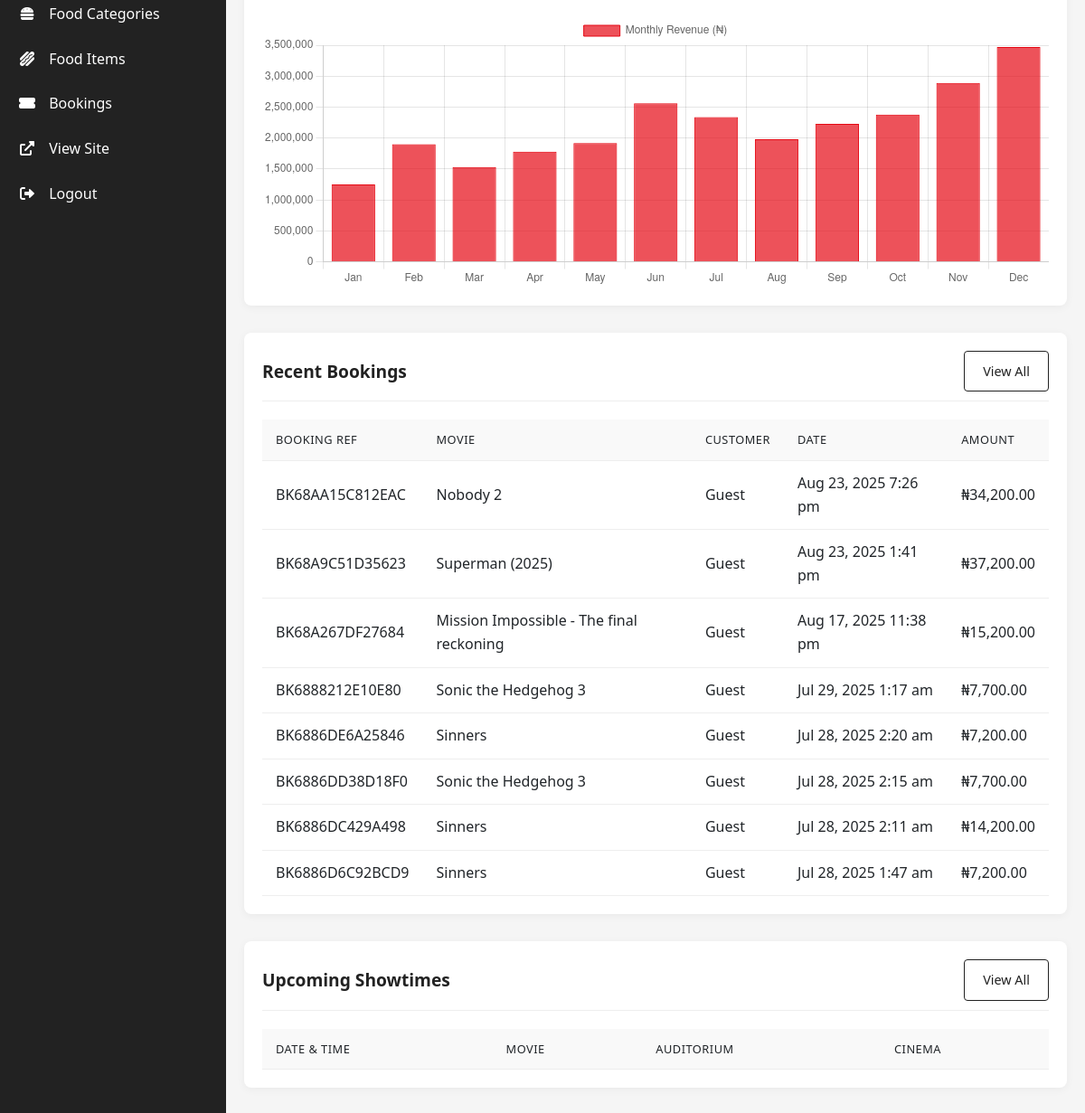
Page /admin/dashboard.php (signed in, lower part) on the earlier database version.
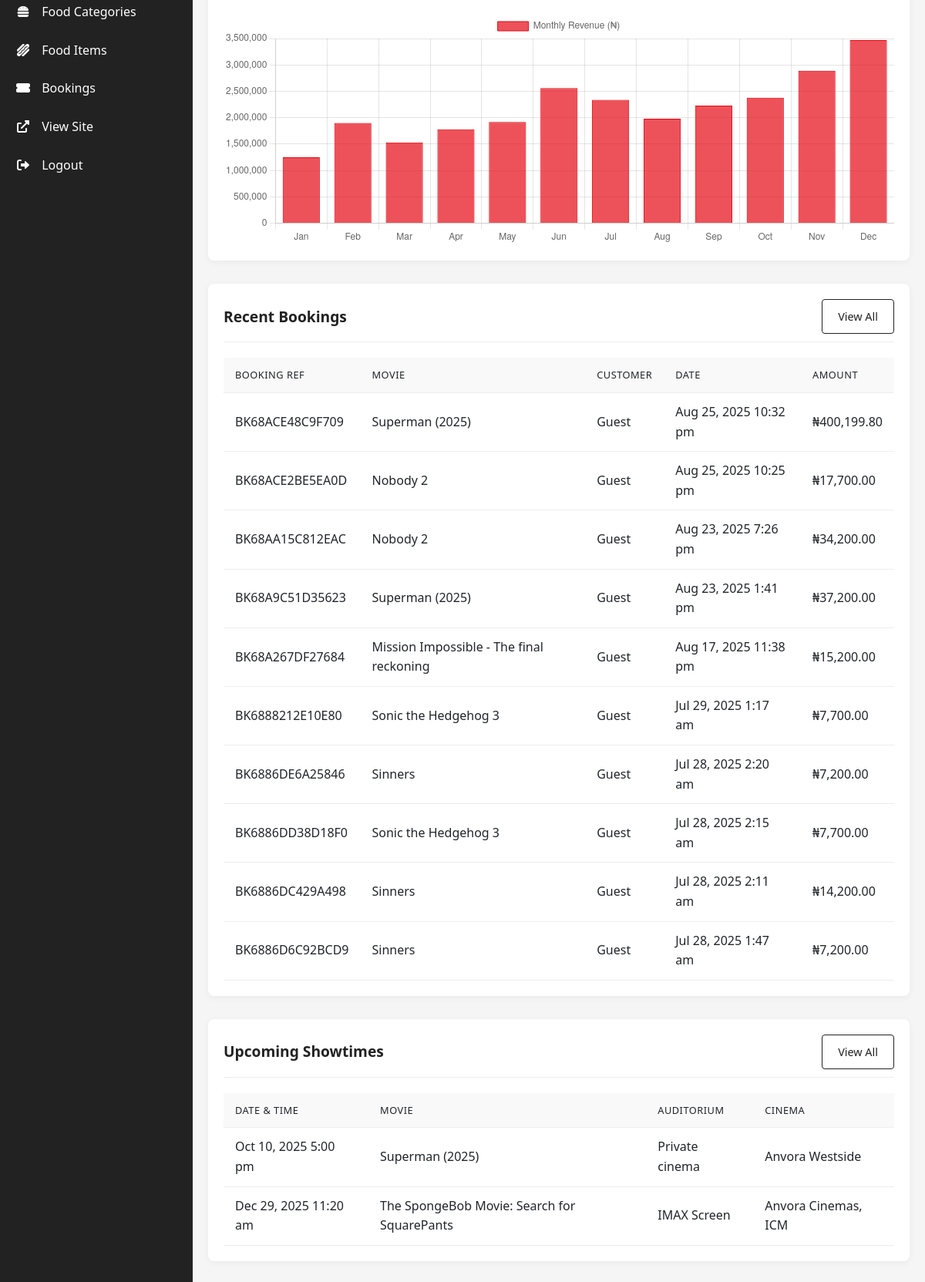
Same page on the later database version.
### tables this page shows
CREATE TABLE `bookings` (
  `booking_id` int(11) NOT NULL,
  `user_id` int(11) DEFAULT NULL COMMENT 'NULL for guest bookings',
  `guest_email` varchar(100) DEFAULT NULL COMMENT 'For guest bookings',
  `guest_name` varchar(100) DEFAULT NULL COMMENT 'For guest bookings',
  `showtime_id` int(11) NOT NULL,
  `booking_date` timestamp NOT NULL DEFAULT current_timestamp(),
  `total_amount` decimal(8,2) NOT NULL,
  `booking_reference` varchar(20) NOT NULL,
  `status` enum('confirmed','cancelled','completed') DEFAULT 'confirmed',
  `guest_phone` varchar(20) DEFAULT NULL,
  `seat_number` text NOT NULL COMMENT 'JSON array of booked seats',
  `tickets_subtotal` decimal(10,2) NOT NULL COMMENT 'Price before fees',
  `service_fee` decimal(10,2) NOT NULL DEFAULT 200.00 COMMENT 'Fixed service charge',
  `food_subtotal` decimal(10,2) NOT NULL DEFAULT 0.00,
  `food_items` text DEFAULT NULL,
  `cinema_id` int(11) DEFAULT NULL COMMENT 'Reference to cinema location',
  `auditorium_id` int(11) DEFAULT NULL COMMENT 'Reference to auditorium',
  `movie_title` varchar(255) DEFAULT NULL COMMENT 'Cached movie title for reference',
  `showtime_datetime` datetime DEFAULT NULL COMMENT 'Cached showtime date/time'
);

CREATE TABLE `movies` (
  `movie_id` int(11) NOT NULL,
  `title` varchar(100) NOT NULL,
  `description` text DEFAULT NULL,
  `duration` int(11) NOT NULL COMMENT 'Duration in minutes',
  `release_date` date NOT NULL,
  `age_rating` varchar(10) NOT NULL,
  `director` varchar(100) DEFAULT NULL,
  `cast` text DEFAULT NULL,
  `poster_img` varchar(255) DEFAULT NULL,
  `trailer_url` varchar(255) DEFAULT NULL,
  `genre` varchar(50) DEFAULT NULL,
  `language` varchar(50) DEFAULT 'English',
  `is_featured` tinyint(1) DEFAULT 0,
  `created_at` timestamp NOT NULL DEFAULT current_timestamp(),
  `updated_at` timestamp NOT NULL DEFAULT current_timestamp() ON UPDATE current_timestamp(),
  `rating` varchar(10) DEFAULT 'NR'
);

CREATE TABLE `showtimes` (
  `showtime_id` int(11) NOT NULL,
  `movie_id` int(11) NOT NULL,
  `auditorium_id` int(11) NOT NULL,
  `start_time` datetime NOT NULL,
  `end_time` datetime NOT NULL,
  `price` decimal(6,2) NOT NULL,
  `format` enum('2D','3D','4D') DEFAULT '2D',
  `is_special_event` tinyint(1) DEFAULT 0
);

CREATE TABLE `auditoriums` (
  `auditorium_id` int(11) NOT NULL,
  `cinema_id` int(11) NOT NULL,
  `name` varchar(50) NOT NULL,
  `capacity` int(11) NOT NULL,
  `screen_type` enum('Standard','IMAX','4DX','VIP') DEFAULT 'Standard',
  `seat_map` text DEFAULT NULL COMMENT 'JSON representation of seat layout'
);

CREATE TABLE `cinemas` (
  `cinema_id` int(11) NOT NULL,
  `name` varchar(100) NOT NULL,
  `location` varchar(255) NOT NULL,
  `address` text NOT NULL,
  `contact_phone` varchar(20) DEFAULT NULL,
  `contact_email` varchar(100) DEFAULT NULL,
  `amenities` text DEFAULT NULL COMMENT 'JSON array of amenities',
  `image` varchar(255) DEFAULT NULL,
  `latitude` decimal(10,8) DEFAULT NULL,
  `longitude` decimal(11,8) DEFAULT NULL,
  `created_at` timestamp NOT NULL DEFAULT current_timestamp()
);

### admin/dashboard.php (the view, shortened to what the changed rows need)
<?php
require_once '../config.php';
$recentBookings = $conn->query("
    SELECT b.booking_reference, m.title, b.booking_date, b.total_amount, u.full_name
    FROM bookings b
    LEFT JOIN users u ON b.user_id = u.user_id
    JOIN showtimes s ON b.showtime_id = s.showtime_id
    JOIN movies m ON s.movie_id = m.movie_id
    ORDER BY b.booking_date DESC
    LIMIT 10
");
$upcomingShowtimes = $conn->query("
    SELECT s.start_time, m.title, a.name as auditorium, c.name as cinema
    FROM showtimes s
    JOIN movies m ON s.movie_id = m.movie_id
    JOIN auditoriums a ON s.auditorium_id = a.auditorium_id
    JOIN cinemas c ON a.cinema_id = c.cinema_id
    WHERE s.start_time >= NOW()
    ORDER BY s.start_time ASC
    LIMIT 10
");
?>
<!DOCTYPE html>
<html lang="en">
<head>
    <link rel="stylesheet" href="../css/admin.css">
    <link rel="stylesheet" href="https://cdnjs.cloudflare.com/ajax/libs/font-awesome/6.0.0/css/all.min.css">
    <link rel="stylesheet" href="https://cdn.jsdelivr.net/npm/chart.js@3.7.1/dist/chart.min.css">
</head>
<body>
    <div class="admin-container">
        <div class="admin-content">
            <div class="dashboard-section">
                <div class="section-header">
                    <h2 class="section-title">Recent Bookings</h2>
                </div>
                <table class="data-table">
                    <thead>
                        <tr>
                            <th>Booking Ref</th>
                            <th>Movie</th>
                            <th>Customer</th>
                            <th>Date</th>
                            <th>Amount</th>
                        </tr>
                    </thead>
                    <tbody>
                        <?php while($booking = $recentBookings->fetch_assoc()): ?>
                        <tr>
                            <td><?= htmlspecialchars($booking['booking_reference']) ?></td>
                            <td><?= htmlspecialchars($booking['title']) ?></td>
                            <td><?= $booking['full_name'] ? htmlspecialchars($booking['full_name']) : 'Guest' ?></td>
                            <td><?= date('M j, Y g:i a', strtotime($booking['booking_date'])) ?></td>
                            <td>₦<?= number_format($booking['total_amount'], 2) ?></td>
                        </tr>
                        <?php endwhile; ?>
                    </tbody>
                </table>
            </div>
            <div class="dashboard-section">
                <div class="section-header">
                    <h2 class="section-title">Upcoming Showtimes</h2>
                </div>
                <table class="data-table">
                    <thead>
                        <tr>
                            <th>Date & Time</th>
                            <th>Movie</th>
                            <th>Auditorium</th>
                            <th>Cinema</th>
                        </tr>
                    </thead>
                    <tbody>
                        <?php while($showtime = $upcomingShowtimes->fetch_assoc()): ?>
                        <tr>
                            <td><?= date('M j, Y g:i a', strtotime($showtime['start_time'])) ?></td>
                            <td><?= htmlspecialchars($showtime['title']) ?></td>
                            <td><?= htmlspecialchars($showtime['auditorium']) ?></td>
                            <td><?= htmlspecialchars($showtime['cinema']) ?></td>
                        </tr>
                        <?php endwhile; ?>
                    </tbody>
                </table>
            </div>
        </div>
    </div>
    <script>
        // Revenue Chart
        const ctx = document.getElementById('revenueChart').getContext('2d');
        const revenueChart = new Chart(ctx, {
            type: 'bar',
            data: {
                labels: ['Jan', 'Feb', 'Mar', 'Apr', 'May', 'Jun', 'Jul', 'Aug', 'Sep', 'Oct', 'Nov', 'Dec'],
                datasets: [{
                    label: 'Monthly Revenue (₦)',
                    data: [1250000, 1900000, 1530000, 1780000, 1920000, 2560000, 2340000, 1980000, 2230000, 2380000, 2890000, 3470000],
                    backgroundColor: 'rgba(229, 9, 20, 0.7)',
                    borderColor: 'rgba(229, 9, 20, 1)',
                    borderWidth: 1
                }]
            },
            options: {
                responsive: true,
                maintainAspectRatio: false,
                scales: {
                    y: {
                        beginAtZero: true
                    }
                }
            }
        });
    </script>
</body>
</html>

Differences in the rows shown:
added bookings: booking_reference "BK68ACE48C9F709", movies.title "Superman (2025)", booking_date "Aug 25, 2025 10:32 pm", total_amount "400,199.80"
added bookings: booking_reference "BK68ACE2BE5EA0D", movies.title "Nobody 2", booking_date "Aug 25, 2025 10:25 pm", total_amount "17,700.00"
added showtimes: start_time "Oct 10, 2025 5:00 pm", movie.title "Superman (2025)", auditorium.name "Private cinema", cinemas.name "Anvora Westside"
added showtimes: start_time "Dec 29, 2025 11:20 am", movie.title "The SpongeBob Movie: Search for SquarePants", auditorium.name "IMAX Screen", cinemas.name "Anvora Cinemas, ICM"
